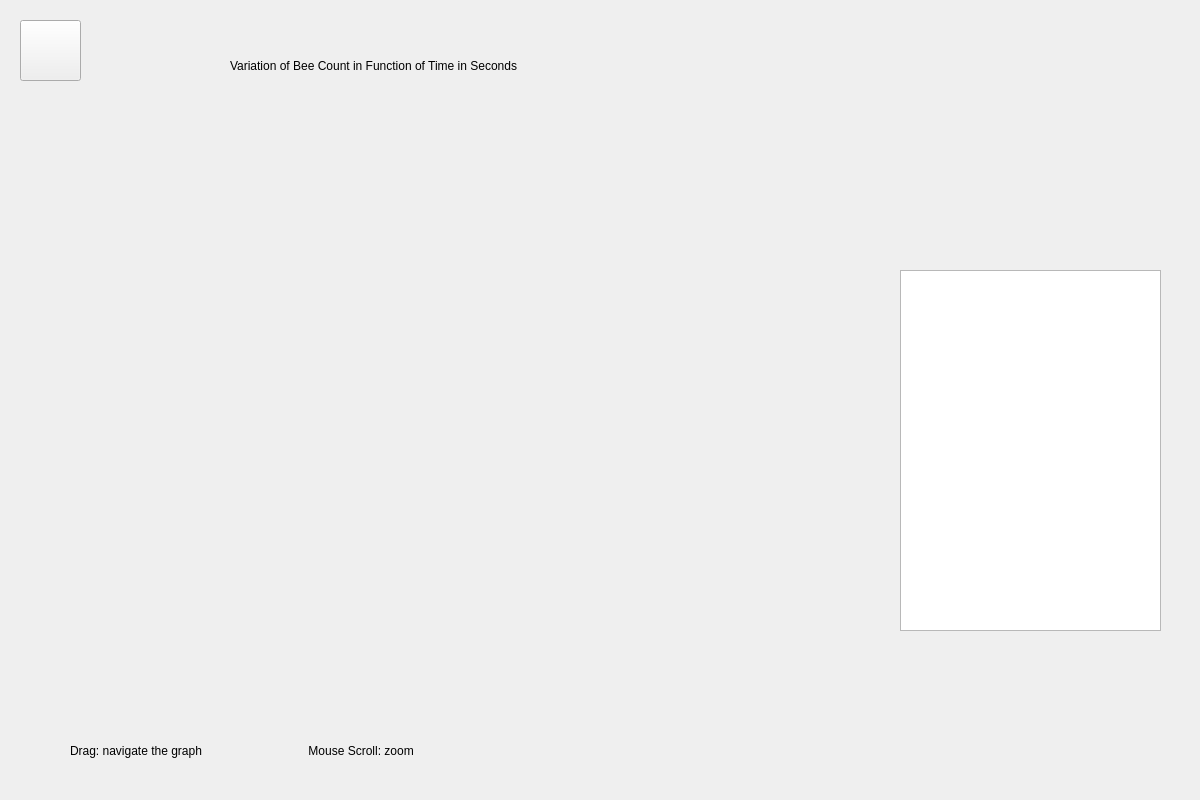
<?xml version="1.0" encoding="UTF-8"?>
<ui version="4.0">
 <class>VisualizeGUI</class>
 <widget class="QWidget" name="VisualizeGUI">
  <property name="geometry">
   <rect>
    <x>0</x>
    <y>0</y>
    <width>1200</width>
    <height>800</height>
   </rect>
  </property>
  <property name="windowTitle">
   <string>Form</string>
  </property>
  <widget class="QPushButton" name="back_button">
   <property name="geometry">
    <rect>
     <x>20</x>
     <y>20</y>
     <width>61</width>
     <height>61</height>
    </rect>
   </property>
   <property name="styleSheet">
    <string notr="true">#back_button{
border-image: url(:/images/images/back_arrow_icon.png);
}</string>
   </property>
   <property name="text">
    <string/>
   </property>
  </widget>
  <widget class="QCustomPlot" name="graph" native="true">
   <property name="geometry">
    <rect>
     <x>40</x>
     <y>120</y>
     <width>811</width>
     <height>591</height>
    </rect>
   </property>
  </widget>
  <widget class="QLabel" name="title">
   <property name="geometry">
    <rect>
     <x>230</x>
     <y>30</y>
     <width>841</width>
     <height>71</height>
    </rect>
   </property>
   <property name="styleSheet">
    <string notr="true">font: 500 bold 26pt &quot;Times New Roman&quot;;
color: rgb(0,0,0)</string>
   </property>
   <property name="text">
    <string>Variation of Bee Count in Function of Time in Seconds</string>
   </property>
  </widget>
  <widget class="QLabel" name="title_2">
   <property name="geometry">
    <rect>
     <x>70</x>
     <y>720</y>
     <width>721</width>
     <height>61</height>
    </rect>
   </property>
   <property name="styleSheet">
    <string notr="true">font: 350 16pt &quot;Open Sans&quot;;
color: rgb(0, 0, 0)</string>
   </property>
   <property name="text">
    <string>Drag: navigate the graph                                Mouse Scroll: zoom</string>
   </property>
  </widget>
  <widget class="QListWidget" name="hive_list">
   <property name="geometry">
    <rect>
     <x>900</x>
     <y>270</y>
     <width>261</width>
     <height>361</height>
    </rect>
   </property>
   <property name="styleSheet">
    <string notr="true">QListWidget::item {
    font: 30pt &quot;Bitstream Vera Sans Serif&quot;;
}

QListWidget::item:alternate {
    background: #EEEEEE;
}

QListWidget::item:selected {
    border: 1px solid #6a6ea9;
}

QListWidget::item:selected:!active {
    background: qlineargradient(x1: 0, y1: 0, x2: 0, y2: 1,
                                stop: 0 #ABAFE5, stop: 1 #8588B2);
}

QListView::item:selected:active {
    background: qlineargradient(x1: 0, y1: 0, x2: 0, y2: 1,
                                stop: 0 #6a6ea9, stop: 1 #888dd9);
}

QListWidget::item:hover {
    background: qlineargradient(x1: 0, y1: 0, x2: 0, y2: 1,
                                stop: 0 #FAFBFE, stop: 1 #DCDEF1);
}</string>
   </property>
  </widget>
  <widget class="QLabel" name="BusyBee_icon">
   <property name="geometry">
    <rect>
     <x>960</x>
     <y>110</y>
     <width>121</width>
     <height>131</height>
    </rect>
   </property>
   <property name="styleSheet">
    <string notr="true">#BusyBee_icon{
background-color: transparent;
border-image: url(:/images/images/bb_antenna.png);
background: none;
border: none;
background-repeat: none;
}</string>
   </property>
   <property name="text">
    <string>&lt;html&gt;&lt;head/&gt;&lt;body&gt;&lt;p&gt;&lt;br/&gt;&lt;/p&gt;&lt;/body&gt;&lt;/html&gt;</string>
   </property>
  </widget>
  <widget class="QPushButton" name="About_button">
   <property name="geometry">
    <rect>
     <x>1090</x>
     <y>700</y>
     <width>101</width>
     <height>91</height>
    </rect>
   </property>
   <property name="styleSheet">
    <string notr="true">#About_button {
background-color: transparent;
border-image: url(:images/images/BeeRex.png);
background: none;
border: none;
background-repeat: none;
}</string>
   </property>
   <property name="text">
    <string/>
   </property>
  </widget>
 </widget>
 <customwidgets>
  <customwidget>
   <class>QCustomPlot</class>
   <extends>QWidget</extends>
   <header location="global">qcustomplot.h</header>
   <container>1</container>
  </customwidget>
 </customwidgets>
 <resources/>
 <connections/>
</ui>
